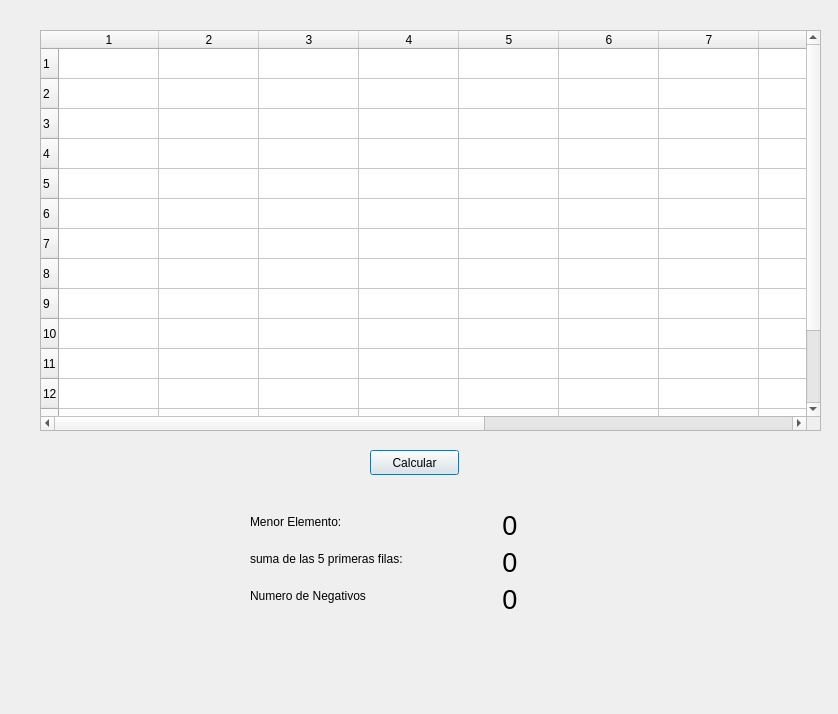
<?xml version="1.0" encoding="UTF-8"?>
<ui version="4.0">
 <class>Dialog</class>
 <widget class="QDialog" name="Dialog">
  <property name="geometry">
   <rect>
    <x>0</x>
    <y>0</y>
    <width>838</width>
    <height>714</height>
   </rect>
  </property>
  <property name="windowTitle">
   <string>Dialog</string>
  </property>
  <widget class="QPushButton" name="pushButton">
   <property name="geometry">
    <rect>
     <x>370</x>
     <y>450</y>
     <width>89</width>
     <height>25</height>
    </rect>
   </property>
   <property name="text">
    <string>Calcular</string>
   </property>
  </widget>
  <widget class="QTableWidget" name="tableWidget">
   <property name="geometry">
    <rect>
     <x>40</x>
     <y>30</y>
     <width>781</width>
     <height>401</height>
    </rect>
   </property>
   <property name="rowCount">
    <number>15</number>
   </property>
   <property name="columnCount">
    <number>12</number>
   </property>
   <row/>
   <row/>
   <row/>
   <row/>
   <row/>
   <row/>
   <row/>
   <row/>
   <row/>
   <row/>
   <row/>
   <row/>
   <row/>
   <row/>
   <row/>
   <column/>
   <column/>
   <column/>
   <column/>
   <column/>
   <column/>
   <column/>
   <column/>
   <column/>
   <column/>
   <column/>
   <column/>
  </widget>
  <widget class="QWidget" name="">
   <property name="geometry">
    <rect>
     <x>250</x>
     <y>510</y>
     <width>361</width>
     <height>110</height>
    </rect>
   </property>
   <layout class="QFormLayout" name="formLayout">
    <item row="0" column="0">
     <widget class="QLabel" name="label">
      <property name="text">
       <string>Menor Elemento:</string>
      </property>
     </widget>
    </item>
    <item row="0" column="1">
     <widget class="QLabel" name="label_4">
      <property name="text">
       <string>&lt;html&gt;&lt;head/&gt;&lt;body&gt;&lt;p align=&quot;center&quot;&gt;&lt;span style=&quot; font-size:20pt;&quot;&gt;0&lt;/span&gt;&lt;/p&gt;&lt;/body&gt;&lt;/html&gt;</string>
      </property>
     </widget>
    </item>
    <item row="1" column="0">
     <widget class="QLabel" name="label_2">
      <property name="text">
       <string>suma de las 5 primeras filas:</string>
      </property>
     </widget>
    </item>
    <item row="1" column="1">
     <widget class="QLabel" name="label_5">
      <property name="text">
       <string>&lt;html&gt;&lt;head/&gt;&lt;body&gt;&lt;p align=&quot;center&quot;&gt;&lt;span style=&quot; font-size:20pt;&quot;&gt;0&lt;/span&gt;&lt;/p&gt;&lt;/body&gt;&lt;/html&gt;</string>
      </property>
     </widget>
    </item>
    <item row="2" column="0">
     <widget class="QLabel" name="label_3">
      <property name="text">
       <string>Numero de Negativos</string>
      </property>
     </widget>
    </item>
    <item row="2" column="1">
     <widget class="QLabel" name="label_6">
      <property name="text">
       <string>&lt;html&gt;&lt;head/&gt;&lt;body&gt;&lt;p align=&quot;center&quot;&gt;&lt;span style=&quot; font-size:20pt;&quot;&gt;0&lt;/span&gt;&lt;/p&gt;&lt;/body&gt;&lt;/html&gt;</string>
      </property>
     </widget>
    </item>
   </layout>
  </widget>
 </widget>
 <resources/>
 <connections/>
</ui>
